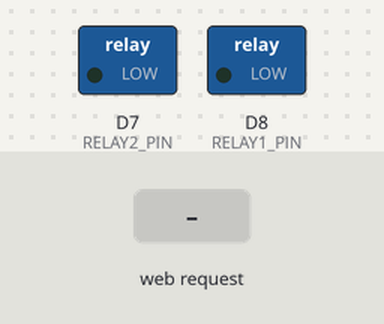
The sketch below on a simulated ESP8266 (NodeMCU). On the bench: switched loads named in the sketch (green lamp = pin HIGH). Inputs (shaded band) come from the test bench. WiFi joins after 1.5 s; servers stay silent unless stated; what the sketch prints to the serial monitor is not drawn.

Above: at 3.2 s.
3.3 s: HTTP request GET /toggleRelay1 received
At 4.3 s:
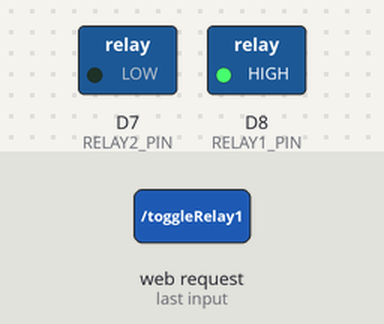
4.8 s: HTTP request GET /toggleRelay2 received
At 5.4 s:
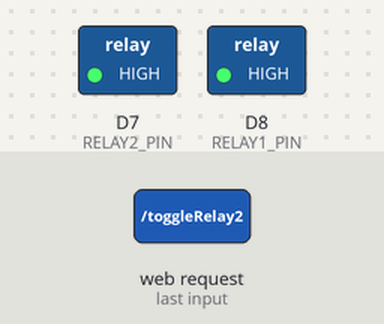
6.3 s: HTTP request GET /toggleRelay1 received
At 6.6 s:
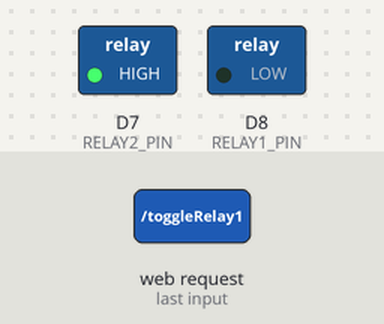
Timing chart, 0 to 9.3 s (numbered marks = the images above; inputs shaded):
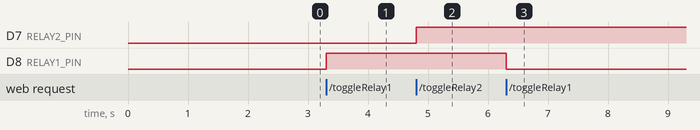

Measured:
- after the input at 3.3 s, D8 (RELAY1_PIN): LOW → HIGH at once
- after the input at 4.8 s, D7 (RELAY2_PIN): LOW → HIGH at once
- after the input at 6.3 s, D8 (RELAY1_PIN): HIGH → LOW at once

The sketch:

Code.ino
```cpp
/* Arduino IDE Code for Home Intelligence System */


#include <ESP8266WiFi.h>
#include <ESP8266WebServer.h>
#include <DHT.h>

// Constants
#define DHT_PIN D2     // DHT11 Pin
#define LDR_PIN A0      // LDR Pin
#define RELAY1_PIN D8   // Relay 1 Pin
#define RELAY2_PIN D7   // Relay 2 Pin

#define WIFI_SSID "Priyanshu "
#define WIFI_PASSWORD "priyanshu"

// Initialize Objects
DHT dht(DHT_PIN, DHT11);
ESP8266WebServer server(80);

// Variables
float temperature = 0;
float humidity = 0;
int lightIntensity = 0;
bool relay1State = LOW;
bool relay2State = LOW;

void setup() {
  Serial.begin(115200);
  pinMode(RELAY1_PIN, OUTPUT);
  pinMode(RELAY2_PIN, OUTPUT);
  digitalWrite(RELAY1_PIN, relay1State);
  digitalWrite(RELAY2_PIN, relay2State);
  dht.begin();
  WiFi.begin(WIFI_SSID, WIFI_PASSWORD);
  while (WiFi.status() != WL_CONNECTED) {
    delay(1000);
    Serial.println("Connecting to WiFi..");
  }
  Serial.println(WiFi.localIP());

  server.on("/", HTTP_GET, handleRoot);
  server.on("/readSensors", HTTP_GET, handleReadSensors);
  server.on("/toggleRelay1", HTTP_GET, handleToggleRelay1);
  server.on("/toggleRelay2", HTTP_GET, handleToggleRelay2);
  server.begin();
}

void loop() {
  server.handleClient();
  delay(1);
}

void readSensors() {
  temperature = dht.readTemperature();
  humidity = dht.readHumidity();
  lightIntensity = analogRead(LDR_PIN);
  delay(100);
}

// HTTP Handlers

void handleRoot() {
  readSensors(); // Update sensor readings before displaying
  String html =
  "<!DOCTYPE html><html><head><title>NodeMCU Dashboard</title>"
  "<style>"
  "body { font-family: Arial; }"
  ".container { width: 80%; margin: auto; }"
  ".sensor-data { margin-bottom: 20px; padding: 10px; border: 1px solid #ccc; border-radius: 5px; box-shadow: 0 0 10px rgba(0,0,0,0.1); }"
  ".switch { position: relative; display: inline-block; width: 120px; height: 68px; }"
  ".switch input { display: none; }"
  ".slider { position: absolute; top: 0; left: 0; right: 0; bottom: 0; background-color: #ccc; border-radius: 34px; }"
  ".slider:before { position: absolute; content: ''; height: 52px; width: 52px; left: 8px; bottom: 8px; background-color: white; -webkit-transition: .4s; transition: .4s; border-radius: 50%; }"
  "input:checked + .slider { background-color: #2196F3; }"
  "input:checked + .slider:before { -webkit-transform: translateX(52px); -ms-transform: translateX(52px); transform: translateX(52px); }"
  ".slider { background-color: " + String(relay1State ? "#2196F3" : "#ccc") + "; }"
  "</style>"
  "</head><body>"
  "<div class='container'>"
  "<h1>NodeMCU Sensor & Relay Dashboard</h1>"
  "<div class='sensor-data'>"
  "<h2>Sensor Readings</h2>"
  "<p id='temperature'>Temperature: <span>" + String(temperature) + "°C</span></p>"
  "<p id='humidity'>Humidity: <span>" + String(humidity) + "%</span></p>"
  "<p id='lightIntensity'>Light Intensity: <span>" + String(lightIntensity) + "</span></p>"
  "</div>"
  "<div class='sensor-data'>"
  "<h2>Relay Control</h2>"
  "<label class='switch'><input type='checkbox' id='1' " + String(relay1State ? "checked" : "") + " onclick='toggleRelay(1)'><span class='slider'></span></label> Relay 1"
  "<label class='switch'><input type='checkbox' id='2' " + String(relay2State ? "checked" : "") + " onclick='toggleRelay(2)'><span class='slider'></span></label> Relay 2"
  "</div>"
  "<script>"
  "function toggleRelay(relayNum) {"
  "  var xhr = new XMLHttpRequest();"
  "  xhr.open('GET', '/toggleRelay' + relayNum, true);"
  "  xhr.send();"
  "}"
  "setInterval(function() {"
  "  fetch('/readSensors').then(response => response.json()).then(data => {"
  "    document.getElementById('temperature').innerHTML = 'Temperature: ' + data.temperature + '°C';"
  "    document.getElementById('humidity').innerHTML = 'Humidity: ' + data.humidity + '%';"
  "    document.getElementById('lightIntensity').innerHTML = 'Light Intensity: ' + data.lightIntensity;"
  "  });"
  "}, 1000);"
  "</script>"
  "</body></html>";
  server.send(200, "text/html", html);
}

void handleReadSensors() {
  readSensors(); // Update sensor readings before sending
  String json = "{\"temperature\": " + String(temperature) +
                ", \"humidity\": " + String(humidity) +
                ", \"lightIntensity\": " + String(lightIntensity) + "}";
  server.send(200, "application/json", json);
}

void handleToggleRelay1() {
  relay1State = !relay1State;
  digitalWrite(RELAY1_PIN, relay1State);
  String state = (relay1State) ? "ON" : "OFF";
  server.send(200, "text/plain", "Relay 1 State: " + state);
}

void handleToggleRelay2() {
  relay2State = !relay2State;
  digitalWrite(RELAY2_PIN, relay2State);
  String state = (relay2State) ? "ON" : "OFF";
  server.send(200, "text/plain", "Relay 2 State: " + state);
}
```
